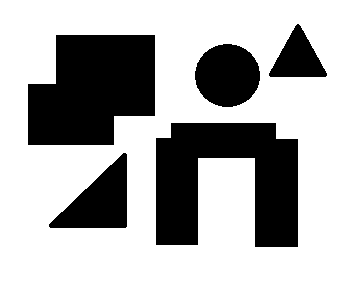
#> input picture shape_image.png, 356 x 286 px
$ python demo.py   (older library calls are emulated)
#> lines starting #> are read from the running program, lines starting #| are printed output that depends on the picture; after the words box and inside, x2 and y2 are one past the last pixel; in counts of white or black regions, pixels touching at a corner belong together
### assignment2.py
import cv2
import numpy as np

def label_components_by_flooding(img):

    h, w = img.shape
    label_img = -(img < 128).astype(np.int)     # Object pixels initialized with label -1, background pixels with 0
    current_label = 1                           # Label for first connected component

    for row in range(h):
        for col in range(w):
            if label_img[row, col] < 0:
                open_nodes = {(row, col)}       # Set of known unlabeled pixels (possibly with unlabeled neighbors) in the current component
                while open_nodes:               # Pop a pixel from the set, label it, and add its neighbors to the set if they are unlabeled object pixels
                    (r, c) = open_nodes.pop()
                    label_img[r, c] = current_label
                    if r > 0 and label_img[r - 1, c] < 0:
                        open_nodes.add((r - 1, c))
                    if r < h - 1 and label_img[r + 1, c] < 0:
                        open_nodes.add((r + 1, c))
                    if c > 0 and label_img[r, c - 1] < 0:
                        open_nodes.add((r, c - 1))
                    if c < w - 1 and label_img[r, c + 1] < 0:
                        open_nodes.add((r, c + 1))
                current_label += 1              # No more unlabeled pixels -> move on to next component and increment the label it will get

    return label_img

# [30 lines left out: function label_components, not called in this run]

def size_filter(binary_img, min_size):
    label_matrix = label_components_by_flooding(binary_img)
    _, areas = np.unique(label_matrix, return_counts=True)

    # Again, we use a 1-D array for efficient image manipulation. This filter contains one number for each component.
    # If the component is smaller than the threshold (or it is the background component 0), its entry in the array is 255.
    # Otherwise, its entry is 0. This way, after the mapping, only the above-threshold components will be visible (black).
    filter = np.array(255 * (areas < min_size), dtype=np.uint8)
    filter[0] = 255
    return filter[label_matrix]

input_img = cv2.imread("shape_image.png")
#> input_img is the input picture: shape (286, 356, 3); 69.2% white; 5 black regions, box (x1, y1, x2, y2) and area: (156, 123, 298, 247) 11874, (28, 35, 155, 145) 11409, (195, 44, 260, 107) 3203, (49, 153, 127, 228) 3184, (269, 24, 327, 77) 1696
binary_img = np.array(255 * (cv2.cvtColor(input_img, cv2.COLOR_BGR2GRAY) > 128), dtype=np.uint8)

cv2.imshow("Input Image", binary_img)
cv2.waitKey(1)

img_filtered = size_filter(binary_img, 4000)
#> after the loop in label_components_by_flooding, `for row in range(h):`:
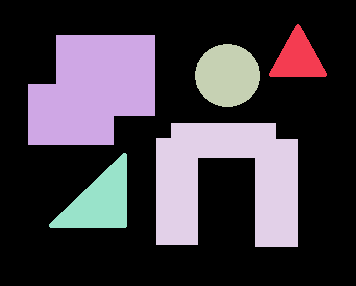
#> label_img: shape (286, 356) int64; 6 distinct labels, from 0 to 5; one colour per label, 0 black
#> in size_filter, `_, areas = np.unique(label_matrix, return_counts=True)`: areas = [70450, 1696, 11409, 3203, 11874, 3184]
#> in size_filter, `filter = np.array(255 * (areas < min_size), dtype=np.uint8)`: filter = [0, 255, 0, 255, 0, 255]
#> in size_filter, `return filter[label_matrix]`:
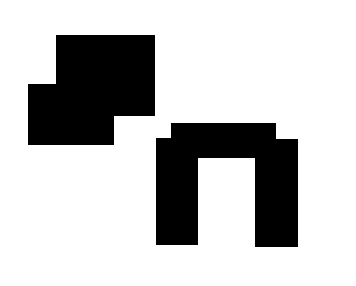
#> returned value: shape (286, 356); 77.1% white; 2 black regions, box (x1, y1, x2, y2) and area: (156, 123, 298, 247) 11874, (28, 35, 155, 145) 11409

cv2.imshow("Image after Size Filtering", img_filtered)
cv2.waitKey(0)

### demo.py
import cv2
import numpy as np

from assignment2 import label_components_by_flooding


# [30 lines left out: function label_components, not called in this run]

def size_filter(binary_img, min_size):
#> called with min_size = 4000
    label_matrix = label_components_by_flooding(binary_img)
    _, areas = np.unique(label_matrix, return_counts=True)
#> areas = [70450, 1696, 11409, 3203, 11874, 3184]

    # Again, we use a 1-D array for efficient image manipulation. This filter contains one number for each component.
    # If the component is smaller than the threshold (or it is the background component 0), its entry in the array is 255.
    # Otherwise, its entry is 0. This way, after the mapping, only the above-threshold components will be visible (black).
    filter = np.array(255 * (areas < min_size), dtype=np.uint8)
#> filter = [0, 255, 0, 255, 0, 255]
    filter[0] = 255
    return filter[label_matrix]

input_img = cv2.imread("shape_image.png")
binary_img = np.array(255 * (cv2.cvtColor(input_img, cv2.COLOR_BGR2GRAY) > 128), dtype=np.uint8)

cv2.imshow("Input Image", binary_img)
cv2.waitKey(1)

img_filtered = size_filter(binary_img, 4000)

cv2.imshow("Image after Size Filtering", img_filtered)
cv2.waitKey(0)

input_img = cv2.imread("text_image.png")
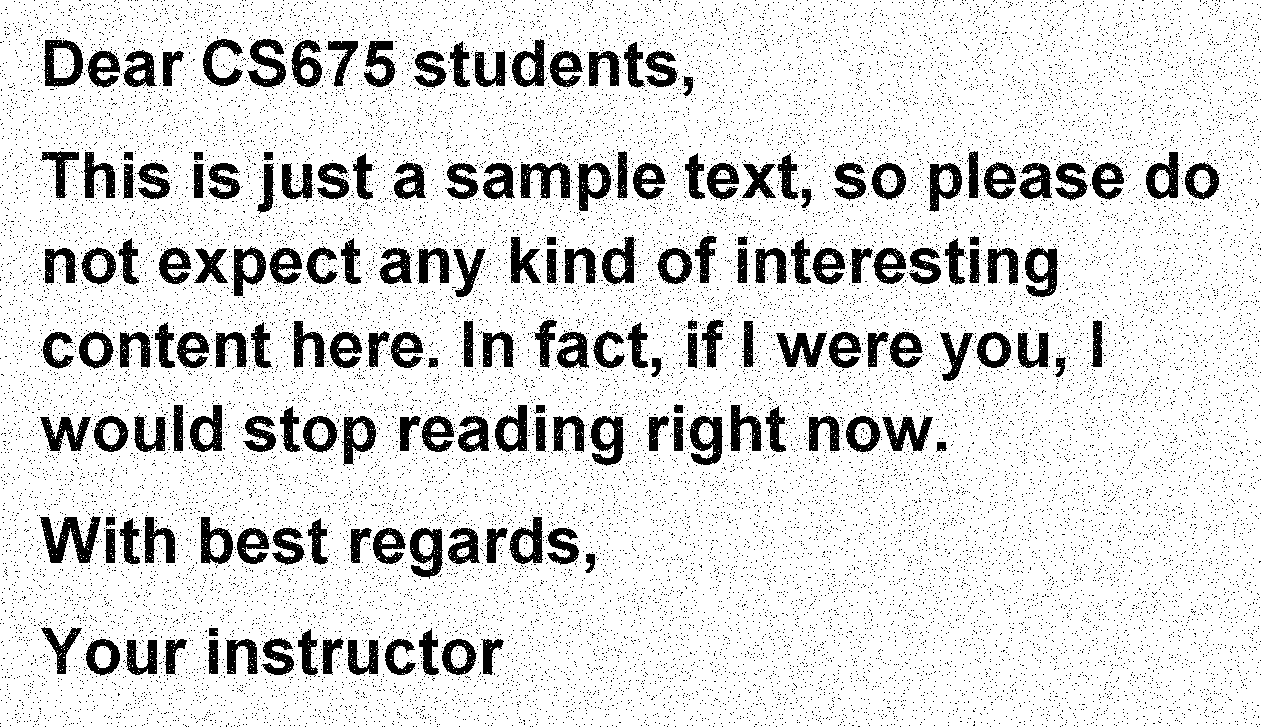
#> input picture text_image.png, 1261 x 727 px
#> input_img is the input picture: shape (727, 1261, 3); 86.2% white; 22863 black regions (22687 under 20 px), largest, box (x1, y1, x2, y2) and area: (40, 516, 101, 563) 1423, (520, 162, 570, 199) 1003, (44, 40, 83, 87) 1001
binary_img = np.array(255 * (cv2.cvtColor(input_img, cv2.COLOR_BGR2GRAY) > 128), dtype=np.uint8)

cv2.imshow("Input Image", binary_img)
cv2.waitKey(1)

img_filtered = size_filter(binary_img, 4000)
#> after the loop in label_components_by_flooding (call 3), `for row in range(h):`:
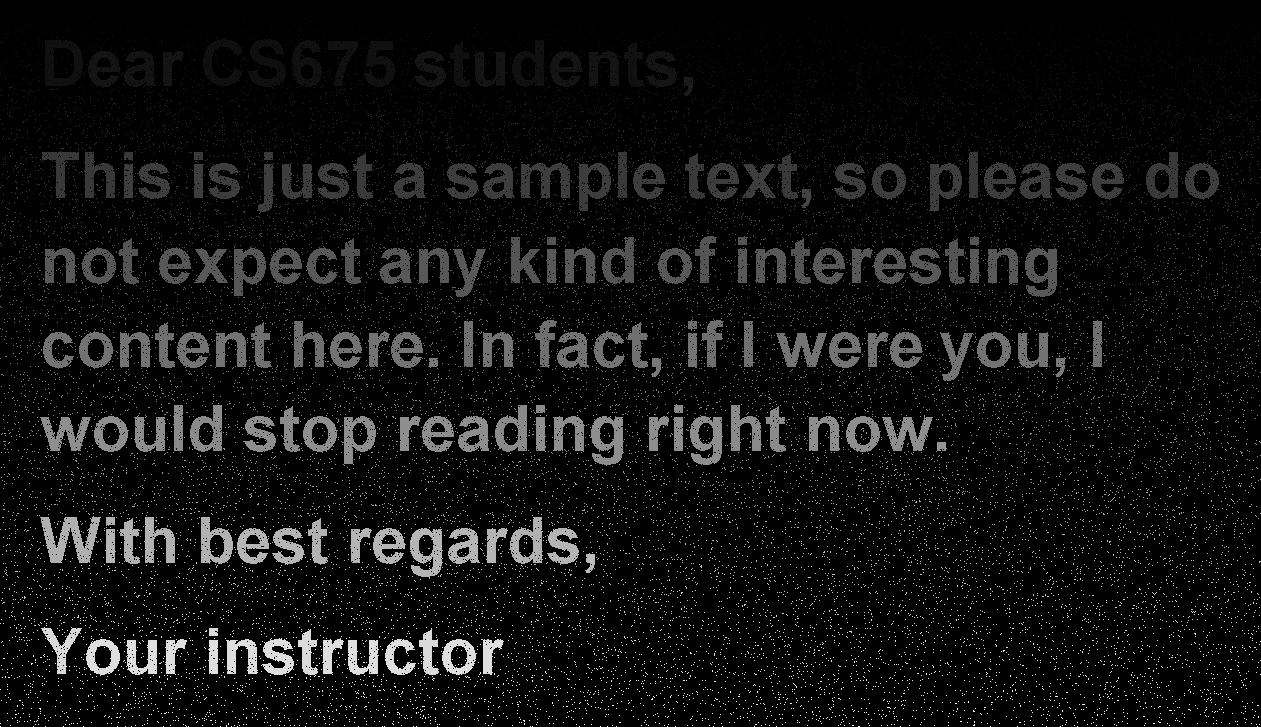
#> label_img: shape (727, 1261) int64; min 0, max 24752, mean 1483.5; drawn with min black and max white
#> in size_filter (call 2), `return filter[label_matrix]`: returned value: shape (727, 1261); every value is 255

cv2.imshow("Image after Size Filtering", img_filtered)
cv2.waitKey(0)
# def posneg_size_filter(img, threshold):


# [18 lines left out: function posneg_size_filter, not called in this run]
